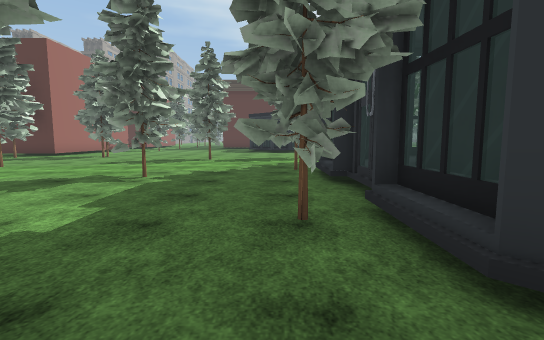
View 1 (above)

22 first-person views from a walk through a 3-D level made in the Unity game engine. The camera is 1.4 m above the floor, tilts 6° down and sees 85° across. The floor is counted in squares, 2 m on a side. Each view is taken from the middle of a square. On the plan, view 1 faces up. The plan holds only what a view shows up to about 10 squares ahead; the rest is blank. The place goes on beyond the plan. Some surface patterns are stand-ins.

View 2
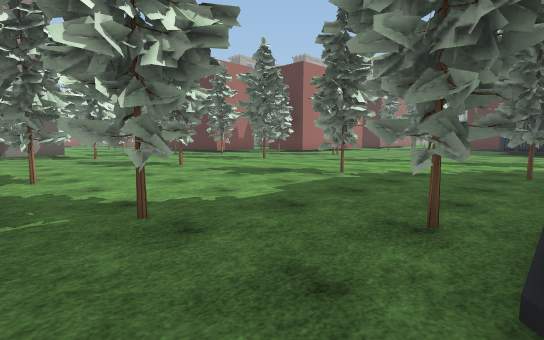

View 3
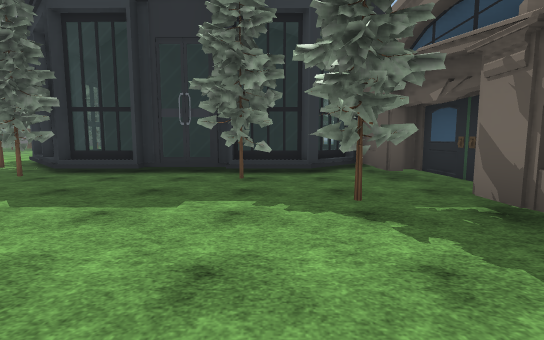

View 4
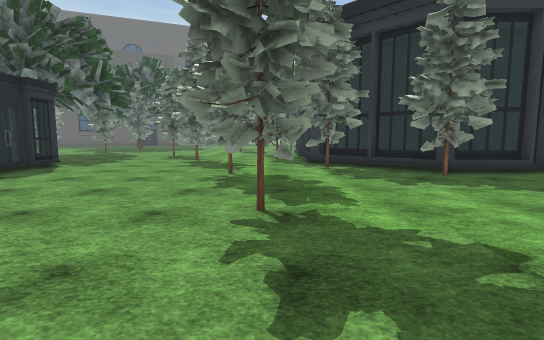

View 5
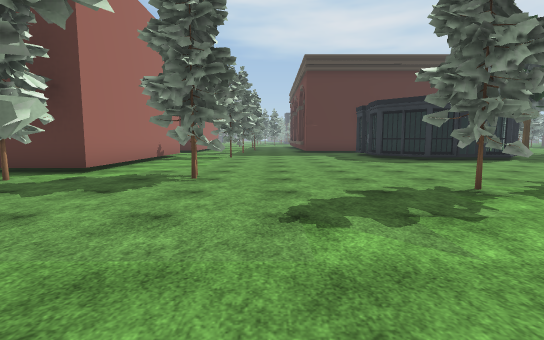

View 6
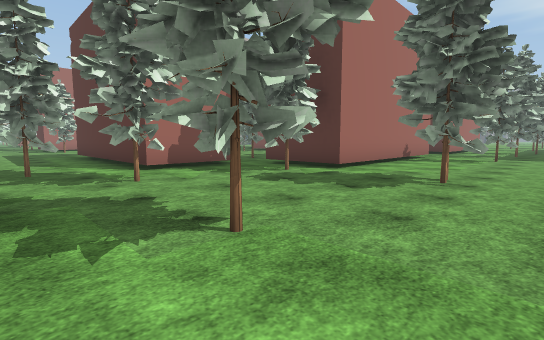

View 7
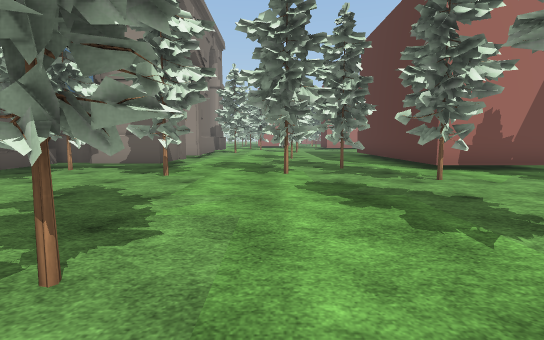

View 8
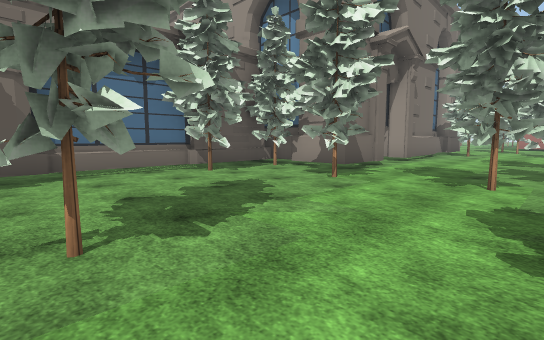

View 9
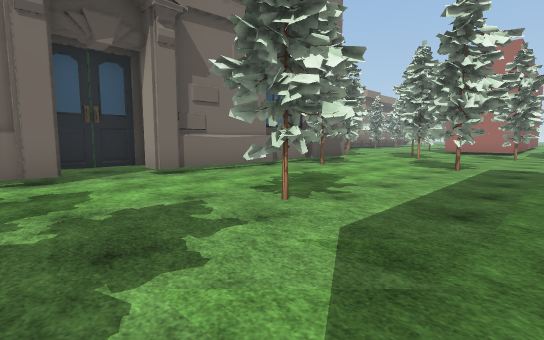

View 10
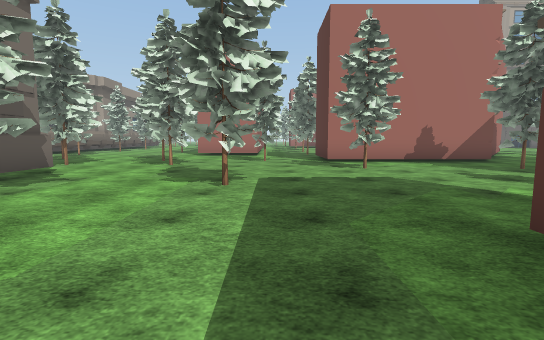

View 11
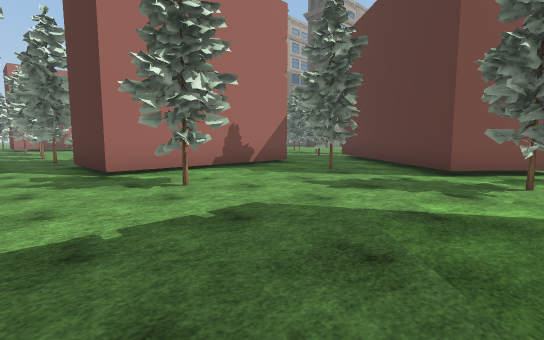

View 12
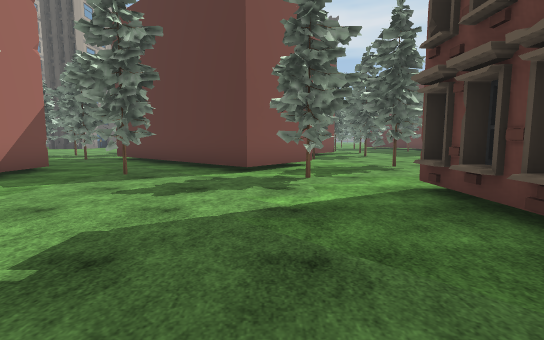

View 13
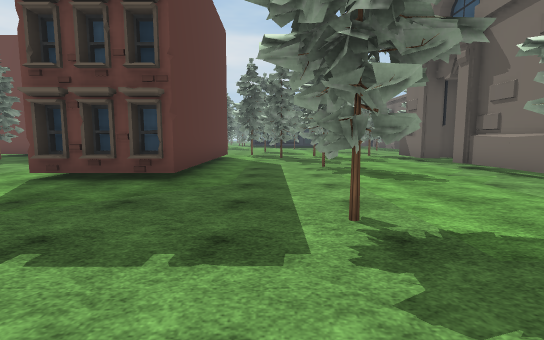

View 14
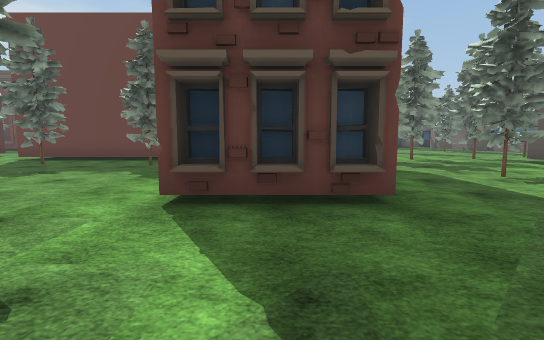

View 15
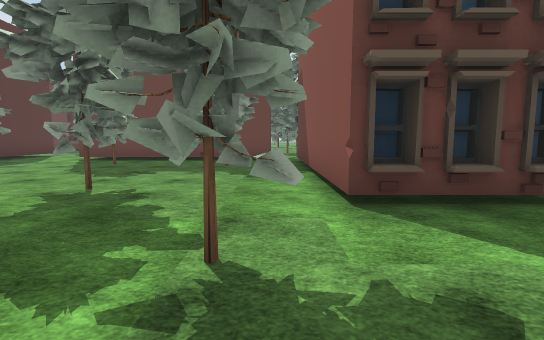

View 16
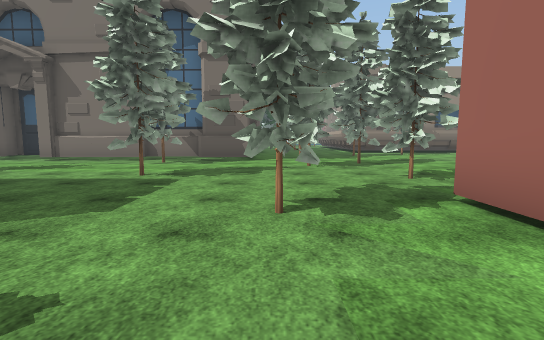

View 17
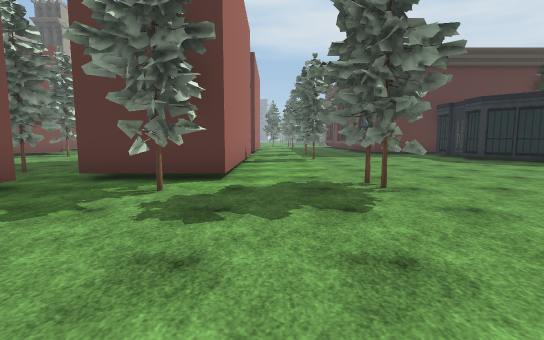

View 18
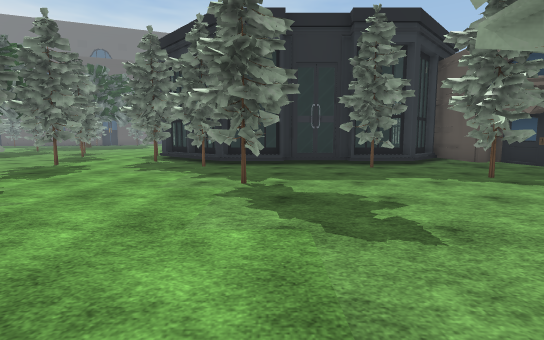

View 19
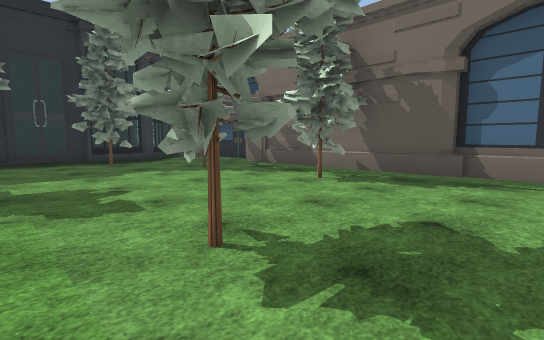

View 20
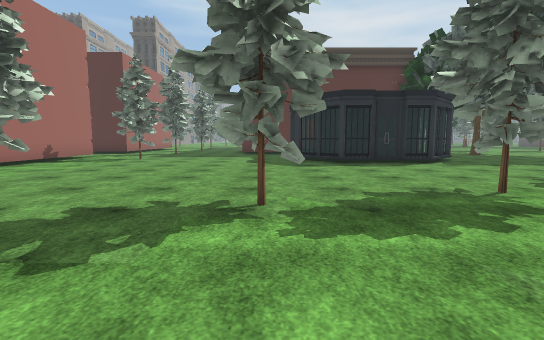

View 21
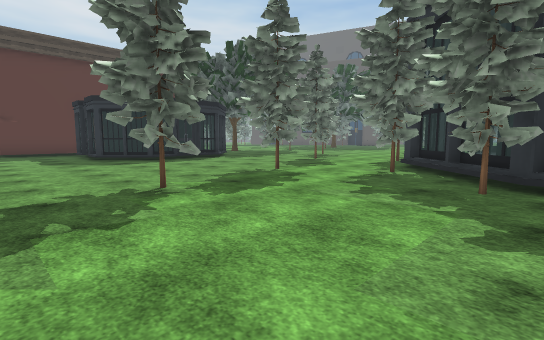

View 22
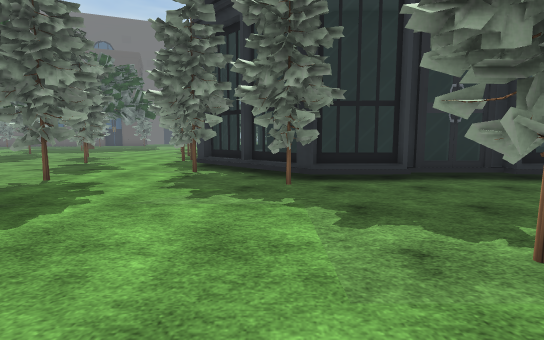

### Floor plan
Key: @ floor where view 1 was taken; # wall or solid block; x gap in a wall; . main floor; : floor 0.5 m higher than the main floor; / step, stairs or slope; = window, fence, low wall or low ledge.
Columns run from 26 left of view 1 to 5 right of it. Each row starts with its distance up from view 1.
 17 ###      ....x.###.##....##  #..
 16 ..###  ......#.###........####..
 15 ....####.#.....###..............
 14  ....##........###..............
 13  #.#.........#.###.............#
 12  #.....#.......###.#...........#
 11  #......#######.##..#......#....
 10  #......#######.........#......#
  9 ##.#....#######.............#.=#
  8 ................#............=:#
  7 x.............#....#.......#=:##
  6 ......#...#.............#../=##
  5 ...............#...........=:#
  4 .##.................#....../=#
  3 ......#........#...........#:#
  2 ....#######.###...........#=:#
  1 ...       #####......#..#..#=##
  0               #.##...##.x.@..#
 -1               ################

Where each view was taken, in squares from view 1:
view 1: 0 up, 0 right, facing up
view 2: 0 up, 1 right, facing up-left
view 3: 2 up, 5 left, facing right
view 4: 10 up, 5 left, facing right
view 5: 6 up, 5 left, facing up
view 6: 6 up, 5 left, facing up-left
view 7: 5 up, 5 left, facing left
view 8: 6 up, 6 left, facing down-left
view 9: 8 up, 13 left, facing down-left
view 10: 7 up, 16 left, facing left
view 11: 7 up, 19 left, facing up-left
view 12: 7 up, 20 left, facing up
view 13: 7 up, 23 left, facing right
view 14: 10 up, 21 left, facing right
view 15: 12 up, 21 left, facing right
view 16: 12 up, 23 left, facing down
view 17: 7 up, 8 left, facing up
view 18: 5 up, 7 left, facing right
view 19: 5 up, 8 left, facing down-right
view 20: 7 up, 2 left, facing up
view 21: 6 up, 4 left, facing up-right
view 22: 7 up, 4 left, facing right
